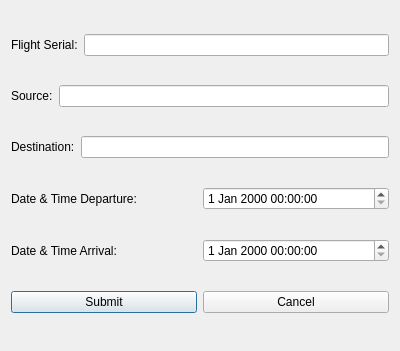
<?xml version="1.0" encoding="UTF-8"?>
<ui version="4.0">
 <class>AddFlightDialog</class>
 <widget class="QDialog" name="AddFlightDialog">
  <property name="geometry">
   <rect>
    <x>0</x>
    <y>0</y>
    <width>400</width>
    <height>351</height>
   </rect>
  </property>
  <property name="windowTitle">
   <string>Add Flight</string>
  </property>
  <layout class="QVBoxLayout" name="verticalLayout">
   <item>
    <layout class="QHBoxLayout" name="horizontalLayout">
     <item>
      <widget class="QLabel" name="lblFlightSerial">
       <property name="text">
        <string>Flight Serial:</string>
       </property>
      </widget>
     </item>
     <item>
      <widget class="QLineEdit" name="txtFlightSerial"/>
     </item>
    </layout>
   </item>
   <item>
    <layout class="QHBoxLayout" name="horizontalLayout_2">
     <item>
      <widget class="QLabel" name="lblSource">
       <property name="text">
        <string>Source:</string>
       </property>
      </widget>
     </item>
     <item>
      <widget class="QLineEdit" name="txtSource"/>
     </item>
    </layout>
   </item>
   <item>
    <layout class="QHBoxLayout" name="horizontalLayout_3">
     <item>
      <widget class="QLabel" name="lblDest">
       <property name="text">
        <string>Destination:</string>
       </property>
      </widget>
     </item>
     <item>
      <widget class="QLineEdit" name="txtDest"/>
     </item>
    </layout>
   </item>
   <item>
    <layout class="QHBoxLayout" name="horizontalLayout_4">
     <item>
      <widget class="QLabel" name="lblDateTimeDeparture">
       <property name="text">
        <string>Date &amp; Time Departure:</string>
       </property>
      </widget>
     </item>
     <item>
      <widget class="QDateTimeEdit" name="dttmDeparture"/>
     </item>
    </layout>
   </item>
   <item>
    <layout class="QHBoxLayout" name="horizontalLayout_5">
     <item>
      <widget class="QLabel" name="lblDateTimeArrival">
       <property name="text">
        <string>Date &amp; Time Arrival:</string>
       </property>
      </widget>
     </item>
     <item>
      <widget class="QDateTimeEdit" name="dttmArrival"/>
     </item>
    </layout>
   </item>
   <item>
    <layout class="QHBoxLayout" name="horizontalLayout_6">
     <item>
      <widget class="QPushButton" name="btnSubmit">
       <property name="text">
        <string>Submit</string>
       </property>
      </widget>
     </item>
     <item>
      <widget class="QPushButton" name="btnCancel">
       <property name="text">
        <string>Cancel</string>
       </property>
      </widget>
     </item>
    </layout>
   </item>
  </layout>
 </widget>
 <resources/>
 <connections/>
</ui>
